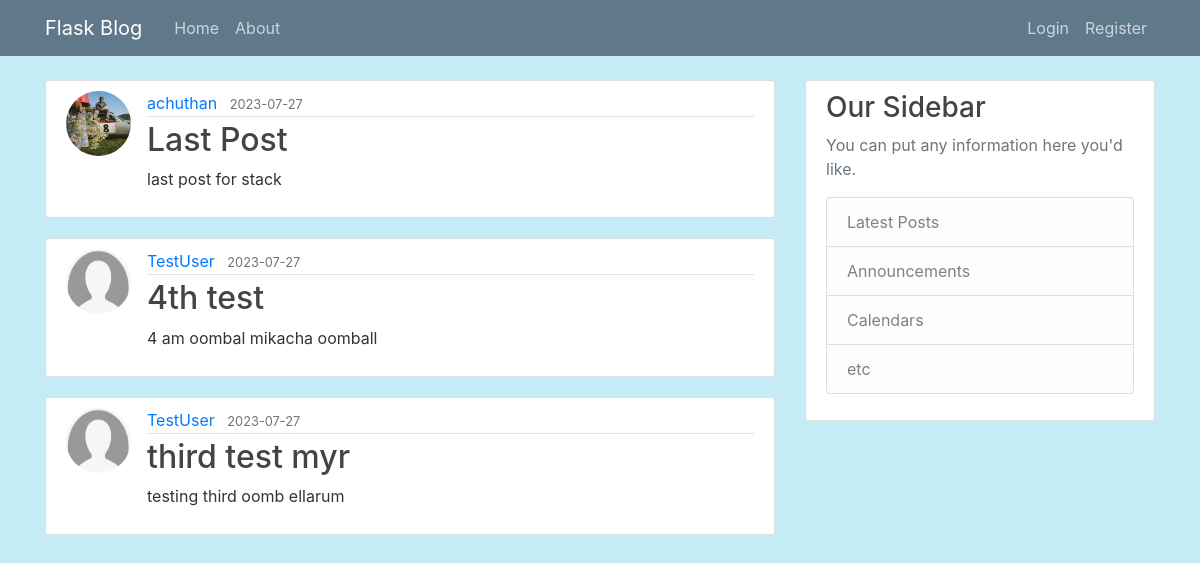
The page /home on the database its author committed.
### blog/models.py (models this page shows, shortened)
class Post(db.Model):
    id=db.Column(db.Integer,primary_key=True)
    title=db.Column(db.String(100),nullable=False)
    date_posted=db.Column(db.DateTime,nullable=False,default=datetime.utcnow)
    content=db.Column(db.Text,nullable=False)
    user_id=db.Column(db.Integer,db.ForeignKey('user.id'),nullable=False)

class User(db.Model,UserMixin):
    id=db.Column(db.Integer,primary_key=True)
    username=db.Column(db.String(20),unique=True,nullable=False)
    email=db.Column(db.String(120),unique=True,nullable=False)
    image_file=db.Column(db.String(20),nullable=False,default='default.jpg')
    password=db.Column(db.String(60),nullable=False)
    posts=db.relationship('Post',backref='author',lazy=True)

### blog/routes.py (the view)
@app.route("/")
@app.route("/home")
def home():
    page=request.args.get('page',1,type=int) #default value of page is 1
    posts=Post.query.order_by(Post.date_posted.desc()).paginate(page=page,per_page=3)
    return render_template('Home.html',posts=posts)

### blog/templates/Home.html
{% extends "layout.html" %}
{% block content %}
    {% for post in posts %}
        <article class="media content-section">
          <img class="rounded-circle article-img" src="{{ url_for('static', filename='profile_pic/' + post.author.image_file) }}">
          <div class="media-body">
            <div class="article-metadata">
              <a class="mr-2" href="#">{{ post.author.username }}</a>
              <small class="text-muted">{{ post.date_posted.strftime('%Y-%m-%d') }}</small>
            </div>
            <h2><a class="article-title" href="{{ url_for('post', post_id=post.id) }}">{{ post.title }}</a></h2>
            <p class="article-content">{{ post.content }}</p>
          </div>
        </article>
    {% endfor %}
{% endblock content %}

### blog/static/main.css (style rules this page uses)
body { background: #c5ecf4; color: #333333; margin-top: 5rem; }
h1, h2, h3, h4, h5, h6 { color: #444444; }
.content-section { background: #ffffff; padding: 10px 20px; border: 1px solid #dddddd; border-radius: 3px; margin-bottom: 20px; }
.article-title { color: #444444; }
.article-content { white-space: pre-line; }
.article-img { height: 65px; width: 65px; margin-right: 16px; }
.article-metadata { padding-bottom: 1px; margin-bottom: 4px; border-bottom: 1px solid #e3e3e3 }

### rows shown on the page
Post: image_file (picture), author.username "achuthan", date_posted "2023-07-27", title "Last Post", content "last post for stack"
Post: image_file (placeholder picture), author.username "TestUser", date_posted "2023-07-27", title "4th test", content "4 am oombal mikacha oomball"
Post: image_file (placeholder picture), author.username "TestUser", date_posted "2023-07-27", title "third test myr", content "testing third oomb ellarum"
